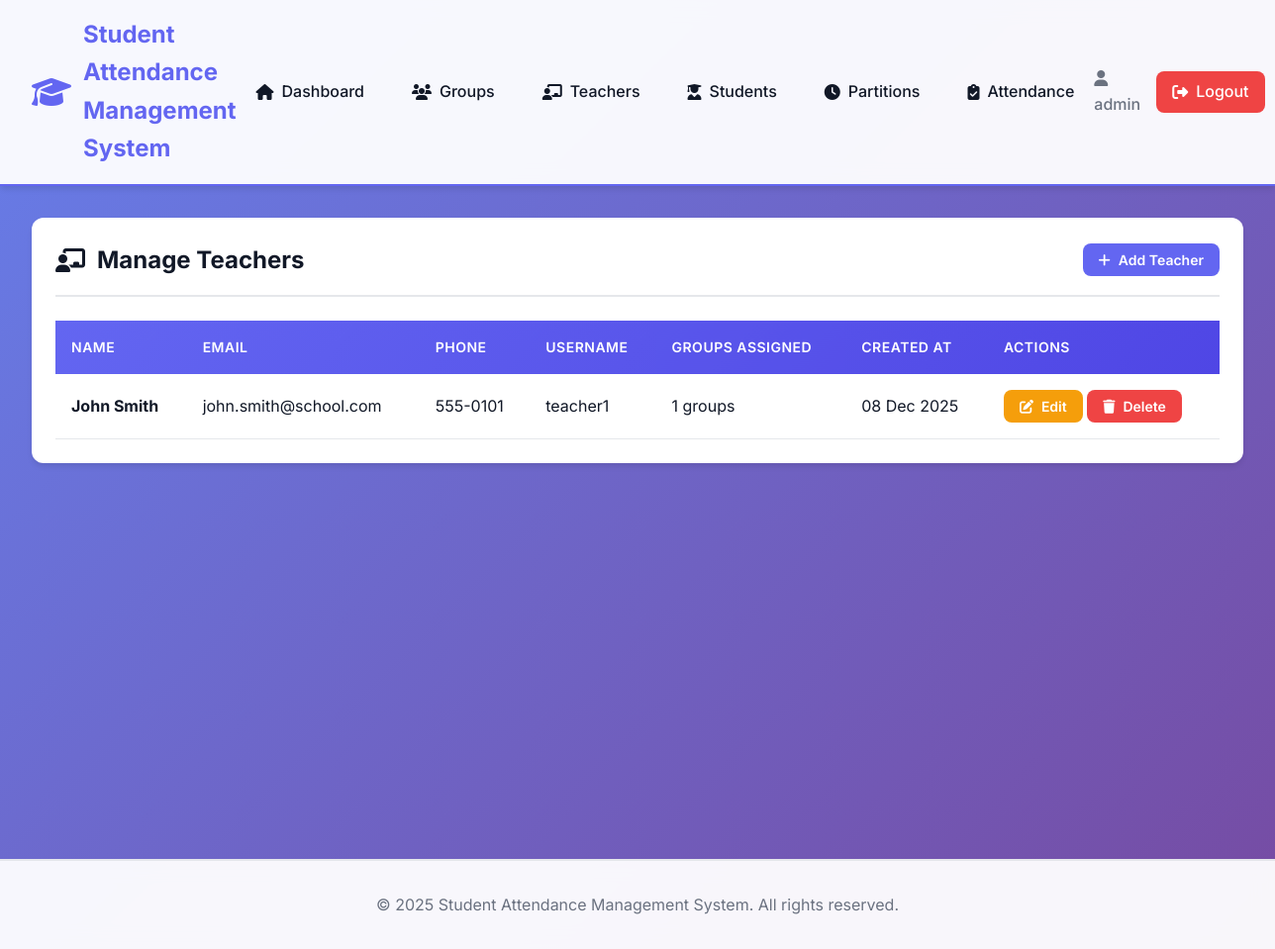
Screenshot of /admin/teachers.php (signed in) with the database file from the repository.
### tables this page shows
CREATE TABLE teachers (
    id INT AUTO_INCREMENT PRIMARY KEY,
    user_id INT NOT NULL,
    name VARCHAR(100) NOT NULL,
    email VARCHAR(100) UNIQUE NOT NULL,
    phone VARCHAR(20),
    created_at TIMESTAMP DEFAULT CURRENT_TIMESTAMP,
    FOREIGN KEY (user_id) REFERENCES users(id) ON DELETE CASCADE,
    INDEX idx_user_id (user_id)
);

CREATE TABLE users (
    id INT AUTO_INCREMENT PRIMARY KEY,
    username VARCHAR(50) UNIQUE NOT NULL,
    password VARCHAR(255) NOT NULL,
    role ENUM('admin', 'teacher') NOT NULL,
    created_at TIMESTAMP DEFAULT CURRENT_TIMESTAMP,
    INDEX idx_username (username),
    INDEX idx_role (role)
);

### includes/functions.php (called while the page is built, shortened)
<?php
function formatDate($date) {
    return date('d M Y', strtotime($date));
}
?>

### admin/teachers.php (the view, shortened to what this page needs)
<?php
require_once '../includes/header.php';
try {
    $stmt = $pdo->query("
        SELECT t.*, u.username,
               (SELECT COUNT(DISTINCT ga.group_id) FROM group_assignments ga WHERE ga.teacher_id = t.id) as group_count
        FROM teachers t
        JOIN users u ON t.user_id = u.id
        ORDER BY t.created_at DESC
    ");
    $teachers = $stmt->fetchAll();
} catch (PDOException $e) {
    setFlashMessage('danger', 'Error loading teachers.');
    $teachers = [];
}
?>
<div class="card">
    <div class="card-header">
        <h2><i class="fas fa-chalkboard-teacher"></i> Manage Teachers</h2>
        <button onclick="openModal('createTeacherModal')" class="btn btn-primary btn-sm">
            <i class="fas fa-plus"></i> Add Teacher
        </button>
    </div>
    <div class="card-body">
        <?php if (empty($teachers)): ?>
            <p class="text-center" style="color: var(--text-secondary); padding: 2rem;">
                <i class="fas fa-info-circle"></i> No teachers added yet.
            </p>
        <?php else: ?>
            <div class="table-responsive">
                <table id="teachersTable">
                    <thead>
                        <tr>
                            <th>Name</th>
                            <th>Email</th>
                            <th>Phone</th>
                            <th>Username</th>
                            <th>Groups Assigned</th>
                            <th>Created At</th>
                            <th>Actions</th>
                        </tr>
                    </thead>
                    <tbody>
                        <?php foreach ($teachers as $teacher): ?>
                        <tr>
                            <td><strong><?php echo htmlspecialchars($teacher['name']); ?></strong></td>
                            <td><?php echo htmlspecialchars($teacher['email']); ?></td>
                            <td><?php echo htmlspecialchars($teacher['phone']); ?></td>
                            <td><?php echo htmlspecialchars($teacher['username']); ?></td>
                            <td><?php echo $teacher['group_count']; ?> groups</td>
                            <td><?php echo formatDate($teacher['created_at']); ?></td>
                            <td>
                                <button onclick="editTeacher(<?php echo $teacher['id']; ?>, '<?php echo htmlspecialchars($teacher['name'], ENT_QUOTES); ?>', '<?php echo htmlspecialchars($teacher['email'], ENT_QUOTES); ?>', '<?php echo htmlspecialchars($teacher['phone'], ENT_QUOTES); ?>')" class="btn btn-sm btn-warning">
                                    <i class="fas fa-edit"></i> Edit
                                </button>
                                <form method="POST" style="display: inline;" onsubmit="return confirm('Delete this teacher? This will also remove their user account.');">
                                    <button type="submit" class="btn btn-sm btn-danger">
                                        <i class="fas fa-trash"></i> Delete
                                    </button>
                                </form>
                            </td>
                        </tr>
                        <?php endforeach; ?>
                    </tbody>
                </table>
            </div>
        <?php endif; ?>
    </div>
</div>
<?php require_once '../includes/footer.php'; ?>

### css/style.css (style rules this page uses)
:root { --primary-color: #6366f1; --primary-dark: #4f46e5; --primary-light: #818cf8; --secondary-color: #8b5cf6; --success-color: #10b981; --danger-color: #ef4444; --warning-color: #f59e0b; --info-color: #3b82f6; --dark-color: #1f2937; --light-color: #f9fafb; --border-color: #e5e7eb; --text-primary: #111827; --text-secondary: #6b7280; --shadow-sm: 0 1px 2px 0 rgba(0, 0, 0, 0.05); --shadow-md: 0 4px 6px -1px rgba(0, 0, 0, 0.1); --shadow-lg: 0 10px 15px -3px rgba(0, 0, 0, 0.1); --shadow-xl: 0 20px 25px -5px rgba(0, 0, 0, 0.1); --radius-sm: 0.375rem; --radius-md: 0.5rem; --radius-lg: 0.75rem; --transition: all 0.3s cubic-bezier(0.4, 0, 0.2, 1); }
* { margin: 0; padding: 0; box-sizing: border-box; }
body { font-family: 'Inter', -apple-system, BlinkMacSystemFont, 'Segoe UI', Roboto, sans-serif; background: linear-gradient(135deg, #667eea 0%, #764ba2 100%); min-height: 100vh; color: var(--text-primary); line-height: 1.6; }
.card { background: white; border-radius: var(--radius-lg); box-shadow: var(--shadow-md); padding: 1.5rem; margin-bottom: 1.5rem; transition: var(--transition); }
.card-header { display: flex; justify-content: space-between; align-items: center; margin-bottom: 1.5rem; padding-bottom: 1rem; border-bottom: 2px solid var(--border-color); }
.card-header h2 { font-size: 1.5rem; color: var(--text-primary); display: flex; align-items: center; gap: 0.75rem; }
.card-body { padding: 0; }
.btn { padding: 0.75rem 1.5rem; border: none; border-radius: var(--radius-md); font-size: 1rem; font-weight: 600; cursor: pointer; transition: var(--transition); display: inline-flex; align-items: center; gap: 0.5rem; text-decoration: none; font-family: inherit; }
.btn-primary { background: var(--primary-color); color: white; }
.btn-danger { background: var(--danger-color); color: white; }
.btn-warning { background: var(--warning-color); color: white; }
.btn-sm { padding: 0.5rem 1rem; font-size: 0.875rem; }
.table-responsive { overflow-x: auto; margin-top: 1rem; }
table { width: 100%; border-collapse: collapse; background: white; }
thead { background: linear-gradient(135deg, var(--primary-color), var(--primary-dark)); color: white; }
th { padding: 1rem; text-align: left; font-weight: 600; font-size: 0.875rem; text-transform: uppercase; letter-spacing: 0.5px; }
td { padding: 1rem; border-bottom: 1px solid var(--border-color); }
tbody tr { transition: var(--transition); }

### rows the page displays
teachers: name "John Smith", email "john.smith@school.com", phone "555-0101", user.username "teacher1", group_count "1", created_at "08 Dec 2025"

### other values shown
APP_NAME "Student Attendance Management System"
$_SESSION['username'] "admin"
